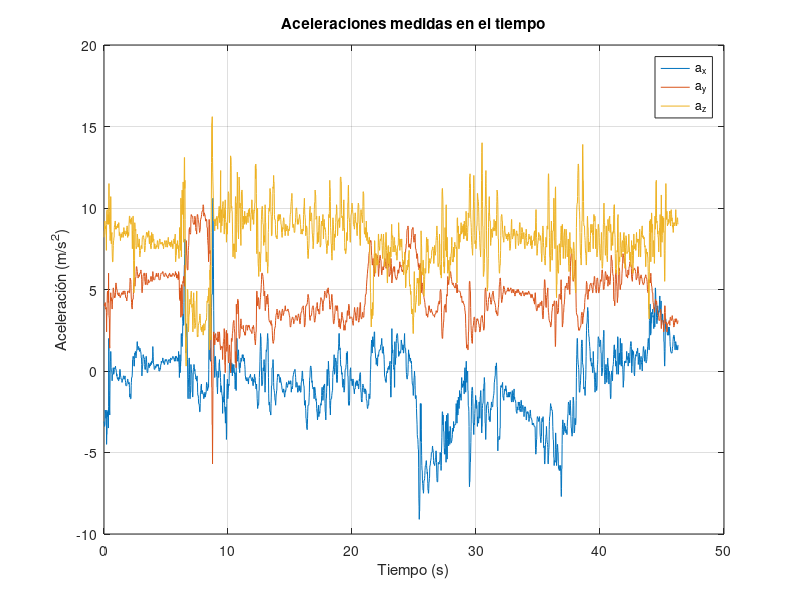
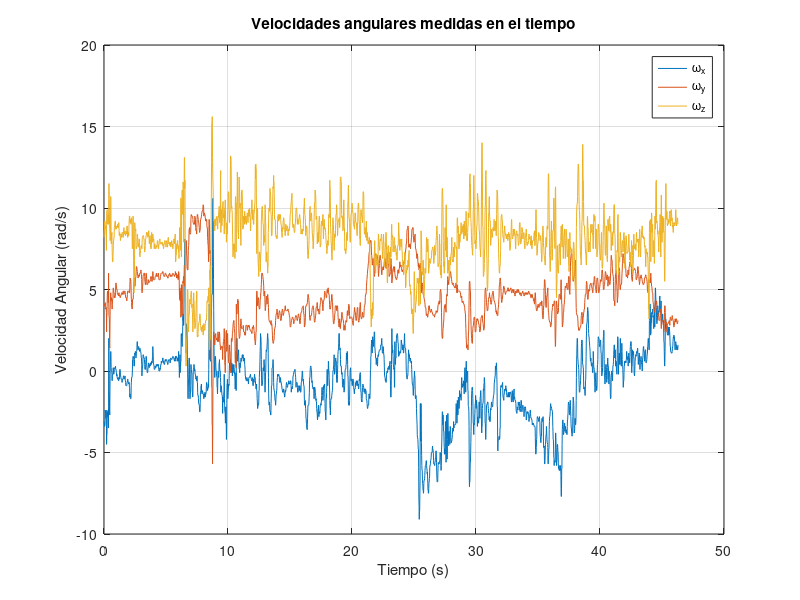
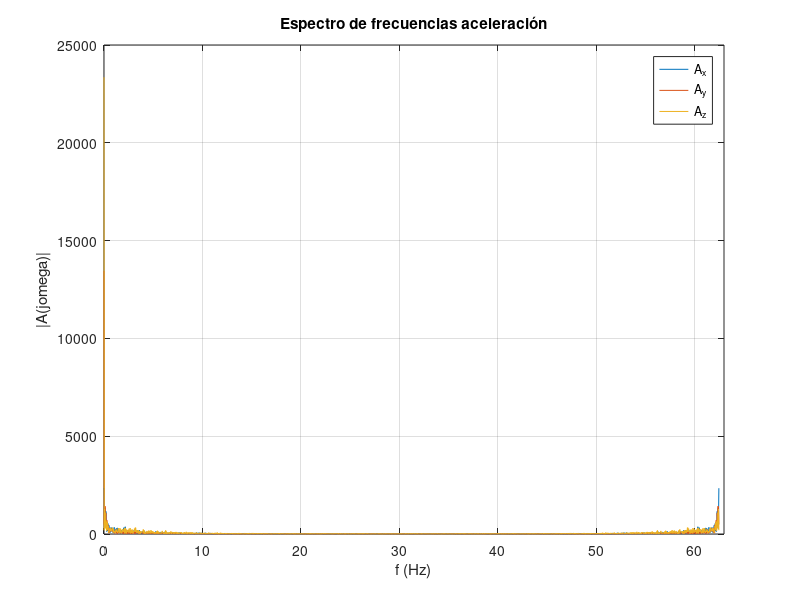
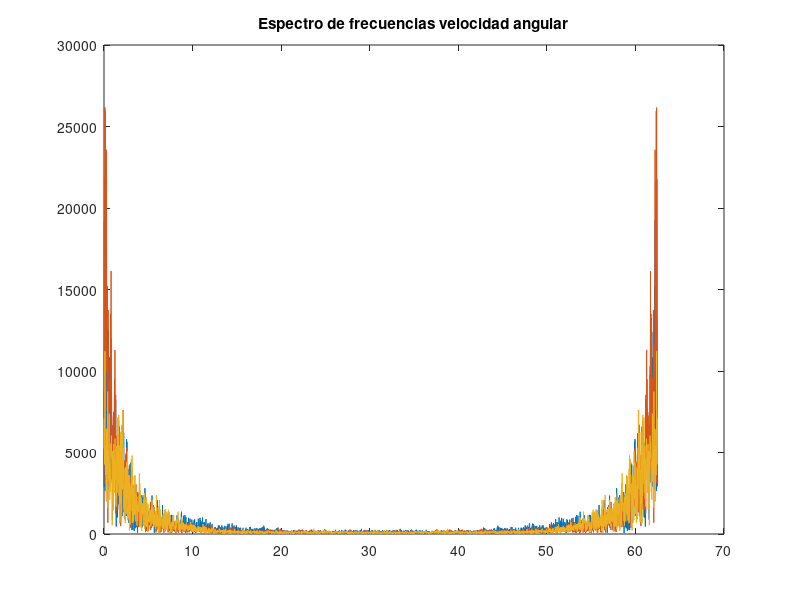

Recreate these plots in MATLAB, in order. (Note: this script raises an error after producing the figures.)
clc, clear
% Leer datos JSON
jsonStr = fileread('Datos_Carlos.json');
DatosJson = jsondecode(jsonStr);
Valores = DatosJson.payload.values;

% Definir vector de tiempo y matriz de aceleraciones
Fs = 62.5;
Ts = 1/Fs;
accO = [Valores(72:end,1) Valores(72:end,2) Valores(72:end,3)];
gyrsF = [Valores(72:end,4) Valores(72:end,5) Valores(72:end,6)];
L = size(accO); 
t = (0:L(1)-1)*Ts;
figure
plot(t,accO)
title("Aceleraciones medidas en el tiempo");
grid on
xlabel("Tiempo (s)");
ylabel("Aceleración (m/s^2)");
legend('a_x', 'a_y', 'a_z', 'Location', 'northeast')

figure
plot(t,accO)
title("Velocidades angulares medidas en el tiempo");
grid on
xlabel("Tiempo (s)");
ylabel("Velocidad Angular (rad/s)");
legend('\omega_x', '\omega_y', '\omega_z', 'Location', 'northeast')

% Transformada de Fourier
FrecAccsF = abs(fft(accO));
FrecGyrsF = abs(fft(gyrsF));
frec = Fs/L(1)*(0:L(1)-1);

% Graficar Espectros de Frecuencias
figure
plot(frec,FrecAccsF)
title("Espectro de frecuencias aceleración");
grid on
xlim([0 63])
xlabel("f (Hz)");
ylabel("|A(j\omega)|");
legend('A_x', 'A_y', 'A_z', 'Location', 'northeast')

figure
plot(frec,FrecGyrsF)
title("Espectro de frecuencias velocidad angular");
ax = gca;
ax.FontSize = 9;
grid on
xlim([0 63])
xlabel("f (Hz)");
ylabel("|\Omega(j\omega)|");
legend('\Omega_x', '\Omega_y', '\Omega_z', 'Location', 'northeast')

%Filtro pasa bajo FIR
DeltaT = 1;
DeltaR = 10^(-1);
As = 20*log10(1/DeltaR);
n = round(Fs*As/(DeltaT*22));
f = 10/(2*Fs);
filtro = fir1(n,f,"low",chebwin(n+1,As));
figure
freqz(filtro,1)
acc = filter(filtro,1,accO);
gyr = filter(filtro,1,gyrsF);

%Corrección desfase filtro FIR
delay = ceil(mean(grpdelay(filtro)));
tt = t(1:end-delay);
accn = accO(1:end-delay,:);
accf = acc;
accf(1:delay,:) = [];
gyrn = gyrsF(1:end-delay,:);
gyrf = gyr;
gyrf(1:delay,:) = [];
l = size(accf);

%Graficar señal original vs filtrada
figure
subplot(2,1,1)
plot(tt,accn)
grid on
ylim([-10 30])
title('Señales Originales')
ax = gca;
ax.FontSize = 8;
ylabel('Aceleración (m/s^2)')
legend('a_x', 'a_y', 'a_z', 'Location', 'northeast')
ys = ylim;

subplot(2,1,2)
plot(tt,accf)
grid on
title('Señales Filtradas')
ax = gca;
ax.FontSize = 8;
ylabel('Aceleración (m/s^2)')
xlabel('Tiempo (s)')
ylim(ys)
legend('a_x', 'a_y', 'a_z', 'Location', 'northeast')

figure
subplot(2,1,1)
plot(tt,gyrn)
grid on
title('Señales Originales')
ax = gca;
ax.FontSize = 8;
ylabel('Velocidad Angular (rad/s)')
legend('\omega_x', '\omega_y', '\omega_z', 'Location', 'northeast')
ys = ylim;

subplot(2,1,2)
plot(tt,gyrf)
grid on
title('Señales Filtradas')
ax = gca;
ax.FontSize = 8;
ylabel('Velocidad Angular (rad/s)')
xlabel('Tiempo (s)')
ylim(ys)
legend('\omega_x', '\omega_y', '\omega_z', 'Location', 'northeast')

%Eliminacion del efecto de la gravedad
accTot = sqrt(accf(:,1).^2+accf(:,2).^2+accf(:,3).^2);
Gamma = acos(9.81./accTot);
MagAccD  = sqrt(abs(accTot.^2-9.81^2));
cosD = [accf(:,1)./accTot accf(:,2)./accTot accf(:,3)./accTot];
accsG = MagAccD.*sin(Gamma).*cosD;

figure
plot(tt,accsG)
grid on
title('Aceleración Tangencial vs Tiempo')
xlabel('Tiempo (s)')
ylabel('a (m/s^2)')
legend('a_x', 'a_y', 'a_z', 'Location', 'southeast')

%Obtencion de la matriz Angular
for j=1:l(2)
    Ang(1,j) = 0;
    for i=1:l(1)-1
        Ang(i+1,j) = Ang(i,j)+Ts*gyr(i,j);
    end
end

%Obtencion de la matriz velocidad
for j=1:l(2)
    Vel(1,j) = 0;
    for i=1:l(1)-1
        Vel(i+1,j) = Vel(i,j)+Ts*accsG(i,j);
    end
end

%Graficar posiciones angulares
figure
plot(tt,Ang)
grid on
title('Angulo vs Tiempo')
xlabel('Tiempo (s)')
ylabel('\theta (rad)')
legend('\theta_x', '\theta_y', '\theta_z', 'Location', 'southeast')

%Graficar velocidades
figure
plot(tt,Vel)
grid on
title('Velocidad vs Tiempo')
xlabel('Tiempo (s)')
ylabel('Velocidad (m/s)')
legend('v_x', 'v_y', 'v_z', 'Location', 'southeast')

%Obtencion de la matriz posición
for j=1:l(2)
    Pos(1,j) = 0;
end
for i=1:l(1)-1
    Pos(i+1,:) = Pos(i,:)+Ts.*(Vel(i,:)*[1 0 0; 0 cos(Ang(i,1)) sin(Ang(i,1)); 0 -sin(Ang(i,1)) cos(Ang(i,1))]);
end

%Graficar trayectoria
figure
plot(Pos(:,3),Pos(:,2))
grid on
title('Trayectoria')
xlabel("r_z (m)");
ylabel("r_y (m)");

